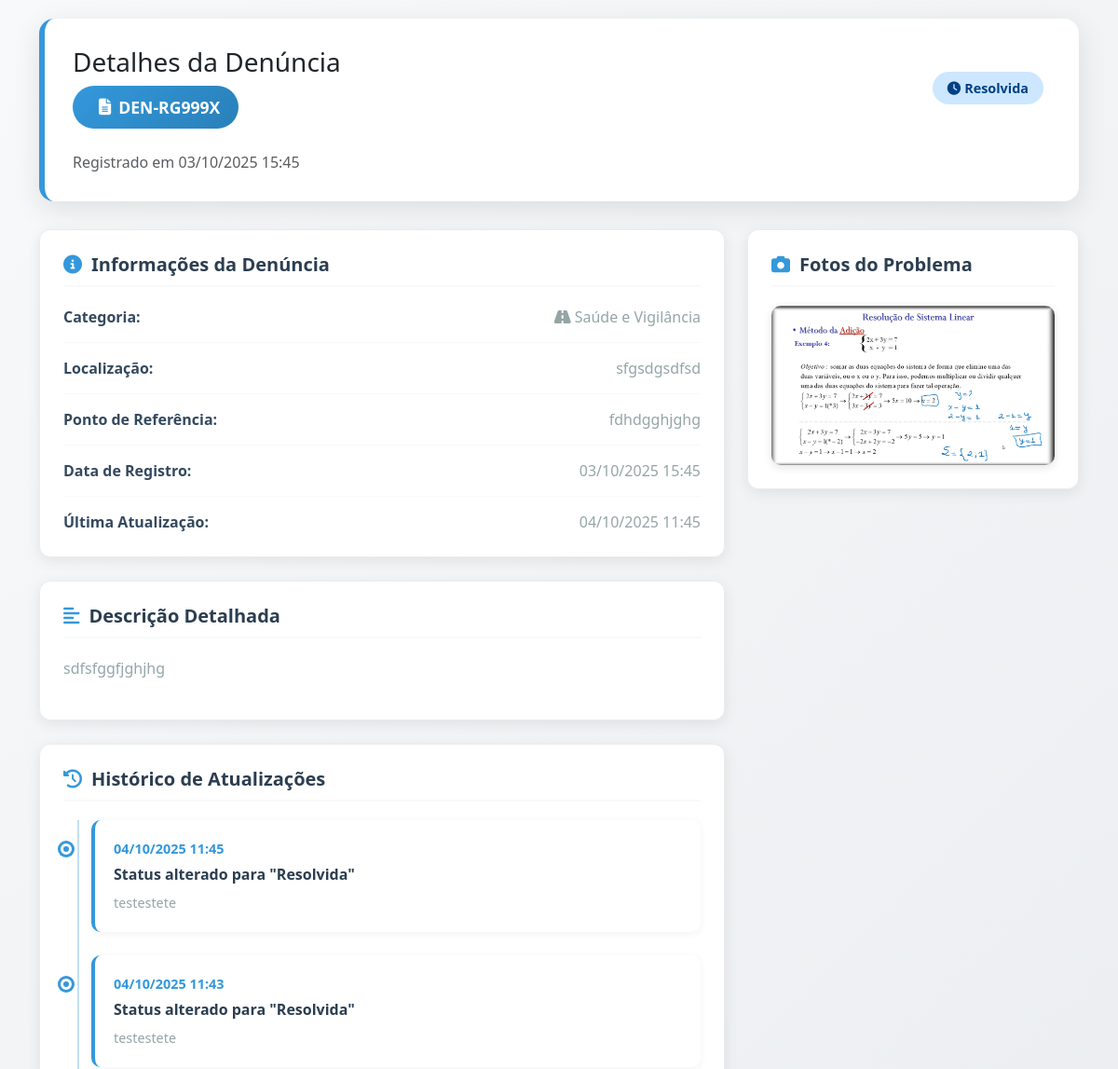
Before: /detalhe/DEN-RG999X/ (upper part) with the older database file.
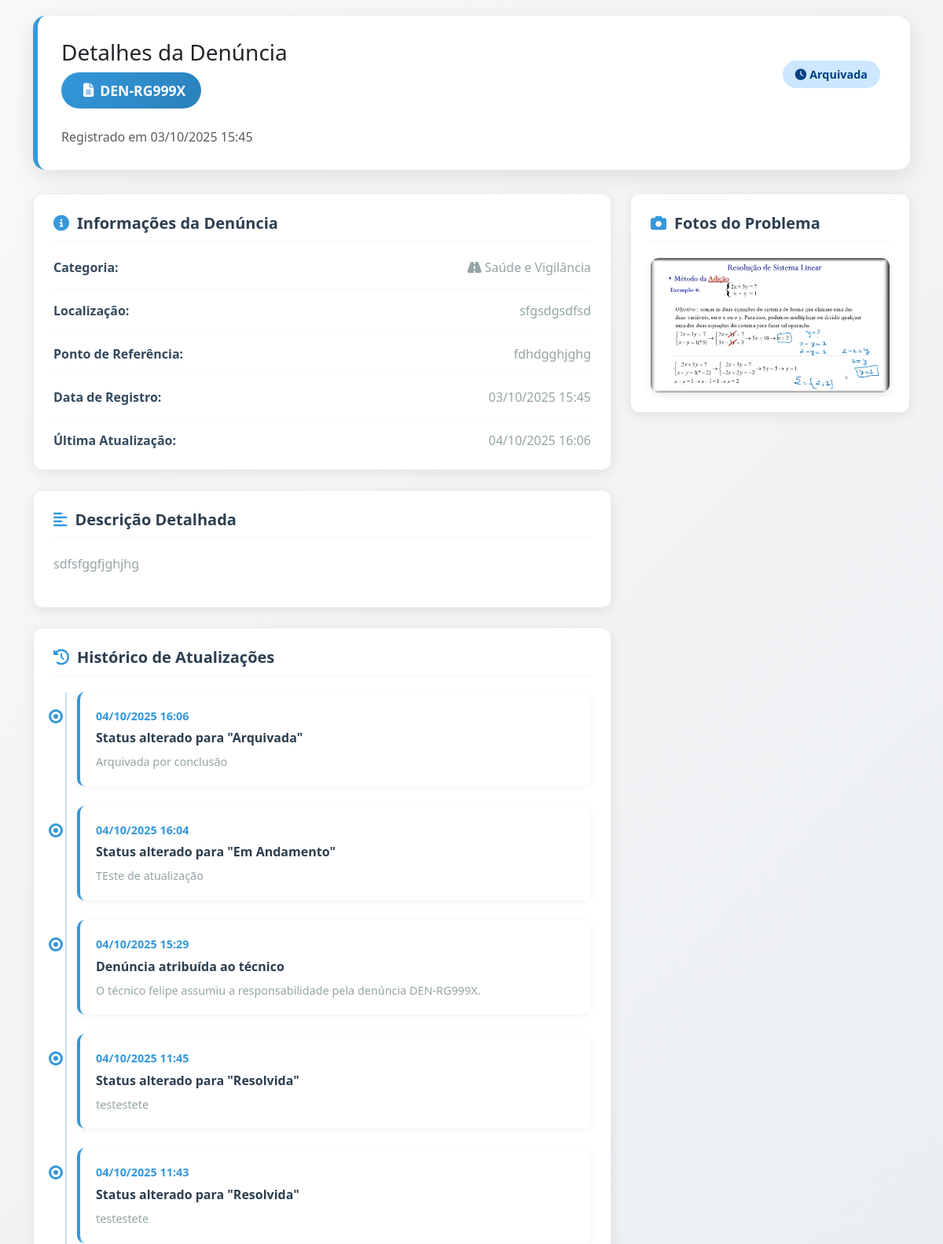
After: the same page with the newer database file.
### denuncias/models.py (models this page shows, shortened)
class Denuncia(models.Model):
    STATUS_CHOICES = [
        ('NÃO_ATRIBUIDO', 'Aguardando Atribuição'),
        ('RECEBIDA', 'Recebida'),
        ('EM_ANALISE', 'Em Análise'),
        ('EM_ANDAMENTO', 'Em Andamento'),
        ('RESOLVIDA', 'Resolvida'),
        ('ARQUIVADA', 'Arquivada'),
    ]
    PRIORIDADE_CHOICES = [
        ('BAIXA', 'Baixa'),
        ('MEDIA', 'Média'),
        ('ALTA', 'Alta'),
        ('URGENTE', 'Urgente'),
    ]
    protocolo = models.CharField(
        max_length=10,
        primary_key=True,
        blank=True,
        editable=False,
        unique=True,
        verbose_name="Número do Protocolo"
    )
    titulo = models.CharField(
        max_length=200,
        verbose_name="Título da Denúncia",
        help_text="Título resumido do problema"
    )
    descricao = models.TextField(
        verbose_name="Descrição Detalhada",
        help_text="Descreva o problema em detalhes"
    )
    endereco = models.CharField(
        max_length=255,
        verbose_name="Localização",
        help_text="Endereço ou local onde ocorreu o problema"
    )
    ponto_referencia = models.CharField(
        max_length=255,
        blank=True,
        null=True,
        verbose_name="Ponto de Referência",
        help_text="Ponto de referência próximo (opcional)"
    )
    categoria = models.ForeignKey(
        Categoria,
        on_delete=models.PROTECT,
        related_name='denuncias',
        verbose_name="Categoria do Problema"
    )
    status = models.CharField(
        max_length=20,
        choices=STATUS_CHOICES,
        default='NÃO_ATRIBUIDO',
        verbose_name="Status da Denúncia"
    )
    prioridade = models.CharField(
        max_length=20,
        choices=PRIORIDADE_CHOICES,
        default='MEDIA',
        verbose_name="Prioridade"
    )
    contato = models.CharField(
        max_length=100,
        blank=True,
        null=True,
        verbose_name="Contato",
        help_text="Telefone ou e-mail para retorno (opcional)"
    )
    foto = models.ImageField(
        upload_to='denuncias/',
        blank=True,
        null=True,
        verbose_name="Foto do Problema",
        help_text="Faça upload de uma foto que mostre o problema",
        validators=[
            FileExtensionValidator(
                allowed_extensions=['jpg', 'jpeg', 'png', 'gif'],
                message="Somente imagens JPG, JPEG, PNG ou GIF são permitidas"
            )
        ]
    )
    data_criacao = models.DateTimeField(
        auto_now_add=True,
        verbose_name="Data de Criação"
    )
    data_atualizacao = models.DateTimeField(
        auto_now=True,
        verbose_name="Última Atualização"
    )
    data_previsao_resolucao = models.DateField(
        blank=True,
        null=True,
        verbose_name="Previsão de Resolução"
    )
    data_resolucao = models.DateField(
        blank=True,
        null=True,
        verbose_name="Data de Resolução"
    )
    resolucao = models.TextField(
        blank=True,
        null=True,
        verbose_name="Solução Aplicada",
        help_text="Descrição de como o problema foi resolvido"
    )
    observacoes_internas = models.TextField(
        blank=True,
        null=True,
        verbose_name="Observações Internas",
        help_text="Observações para uso da equipe administrativa"
    )
    tecnico = models.ForeignKey(
    'auth.User',
    null=True,
    blank=True,
    on_delete=models.SET_NULL,
    related_name='denuncias_atribuidas',
    verbose_name="Técnico Responsável"
    )
    class Meta:
        verbose_name = 'Denúncia'
        verbose_name_plural = 'Denúncias'
        ordering = ['-data_criacao']
        indexes = [
            models.Index(fields=['status']),
            models.Index(fields=['prioridade']),
            models.Index(fields=['data_criacao']),
            models.Index(fields=['categoria']),
        ]

class LogDenuncia(models.Model):
    TIPO_ACAO_CHOICES = [
        ('NÃO_ATRIBUIDO', 'Aguardando Atribuição'),
        ('RECEBIDA', 'Recebida'),
        ('EM_ANALISE', 'Em Análise'),
        ('EM_ANDAMENTO', 'Em Andamento'),
        ('RESOLVIDA', 'Resolvida'),
        ('ARQUIVADA', 'Arquivada'),
    ]
    denuncia = models.ForeignKey(
        Denuncia,
        on_delete=models.CASCADE,
        related_name='logs'
    )
    tipo_acao = models.CharField(
        max_length=20,
        choices=TIPO_ACAO_CHOICES,
        verbose_name="Tipo de Ação"
    )
    acao = models.CharField(
        max_length=255,
        verbose_name="Descrição da Ação"
    )
    descricao = models.TextField(
        blank=True,
        null=True,
        verbose_name="Detalhes da Ação"
    )
    data_acao = models.DateTimeField(
        auto_now_add=True,
        verbose_name="Data da Ação"
    )
    usuario = models.ForeignKey(
        'auth.User',
        on_delete=models.SET_NULL,
        null=True,
        blank=True,
        related_name='logs_denuncias',
        verbose_name="Usuário Responsável"
    )
    dados_anteriores = models.JSONField(
        blank=True,
        null=True,
        verbose_name="Dados Anteriores"
    )
    dados_novos = models.JSONField(
        blank=True,
        null=True,
        verbose_name="Dados Novos"
    )
    class Meta:
        verbose_name = 'Log de Denúncia'
        verbose_name_plural = 'Logs de Denúncias'
        ordering = ['-data_acao']

class Categoria(models.Model):
    nome = models.CharField(max_length=100, unique=True)
    descricao = models.TextField(blank=True, null=True, help_text="Descrição opcional da categoria")
    ativo = models.BooleanField(default=True, help_text="Se a categoria está ativa para uso")
    ordem = models.PositiveIntegerField(default=0, help_text="Ordem de exibição da categoria")
    class Meta:
        verbose_name = 'Categoria'
        verbose_name_plural = 'Categorias'
        ordering = ['ordem', 'nome']

### denuncias/views.py (the view)
# urls.py: path('detalhe/<str:protocolo>/', views.denuncia_detail_view, name='denuncia-detail'),
def denuncia_detail_view(request, protocolo):
    denuncia = get_object_or_404(Denuncia, protocolo=protocolo)
    logs = LogDenuncia.objects.filter(denuncia=denuncia)
    return render(request, 'denuncias/detail.html', {'denuncia': denuncia, 'logs': logs})

### denuncias/templates/denuncias/detail.html (shortened to what the changed rows need)
<!DOCTYPE html>
<html lang="pt-BR">
<head>
    <link rel="stylesheet" href="https://cdnjs.cloudflare.com/ajax/libs/font-awesome/6.4.0/css/all.min.css">
    <link href="https://cdn.jsdelivr.net/npm/bootstrap@5.3.0/dist/css/bootstrap.min.css" rel="stylesheet">
</head>
<body>
    <div class="container">
        <div class="header-section">
            <div class="d-flex flex-column flex-md-row justify-content-between align-items-start align-items-md-center mb-4">
                <div>
                    <h1 class="h3 mb-2">Detalhes da Denúncia</h1>
                    <div class="protocolo-badge">
                        <br>
                        <i class="fas fa-file-alt"></i>
                        {{ denuncia.protocolo }}
                    </div>
                </div>
                <div class="mt-3 mt-md-0">
                    <span class="status-badge status-andamento me-2">
                        <i class="fas fa-clock me-1"></i>{{ denuncia.get_status_display }}
                    </span>
                </div>
            </div>
            <p class="text-muted mb-0">Registrado em {{ denuncia.data_criacao|date:"d/m/Y H:i" }}</p>
        </div>
        <div class="row">
            <div class="col-lg-8">
                <div class="info-card">
                    <div class="info-item">
                        <span class="info-label">Categoria:</span>
                        <span class="info-value">
                            <i class="fas fa-road me-1"></i>{{ denuncia.categoria.nome }}
                        </span>
                    </div>
                    <div class="info-item">
                        <span class="info-label">Localização:</span>
                        <span class="info-value">
                            {{ denuncia.endereco }}
                        </span>
                    </div>
                    <div class="info-item">
                        <span class="info-label">Ponto de Referência:</span>
                        <span class="info-value">
                            {{ denuncia.ponto_referencia }}
                        </span>
                    </div>
                    <div class="info-item">
                        <span class="info-label">Data de Registro:</span>
                        <span class="info-value">{{ denuncia.data_criacao|date:"d/m/Y H:i" }}</span>
                    </div>
                    <div class="info-item">
                        <span class="info-label">Última Atualização:</span>
                        <span class="info-value">{{ denuncia.data_atualizacao|date:"d/m/Y H:i" }}</span>
                    </div>
                </div>
                <div class="info-card">
                    <h5><i class="fas fa-align-left"></i> Descrição Detalhada</h5>
                    <p style="color: var(--gray); line-height: 1.6;">
                        {{ denuncia.descricao }}
                    </p>
                </div>
                <div class="info-card">
                    <div class="timeline">
                        {% if logs %}
                            {% for log in logs %}
                            <div class="timeline-item">
                                <div class="timeline-date">{{ log.data_acao|date:"d/m/Y H:i" }}</div>
                                <div class="timeline-title">{{ log.acao }}</div>
                                <div class="timeline-description">
                                    {{ log.descricao }}
                                </div>
                            </div>
                            {% endfor %}
                        {% else %}
                            <p class="text-muted">Nenhum log encontrado para esta denúncia.</p>
                        {% endif %}
                    </div>
                </div>
            </div>
            <div class="col-lg-4">
                <div class="info-card">
                    <div class="photo-gallery">
                        {% if denuncia.foto %}
                <div class="photo-item">
                  <img
                    src="{{ denuncia.foto.url }}"
                    alt="Foto do problema reportado - Protocolo {{ denuncia.protocolo }}"
                    style="width: 100%; height: auto; text-align: center"
                  />
                </div>
                {% endif %}
                    </div>
                </div>
            </div>
        </div>
    </div>
</body>
</html>

Changed rows visible on the page:
changed Denuncia "DEN-RG999X": status "Resolvida" → "Arquivada"; data_atualizacao "04/10/2025 11:45" → "04/10/2025 16:06"
added LogDenuncia: data_acao "04/10/2025 16:06", acao "Status alterado para \"Arquivada\"", descricao "Arquivada por conclusão"
added LogDenuncia: data_acao "04/10/2025 16:04", acao "Status alterado para \"Em Andamento\"", descricao "TEste de atualização"
added LogDenuncia: data_acao "04/10/2025 15:29", acao "Denúncia atribuída ao técnico", descricao "O técnico felipe assumiu a responsabilidade pela denúncia DEN-RG999X."
